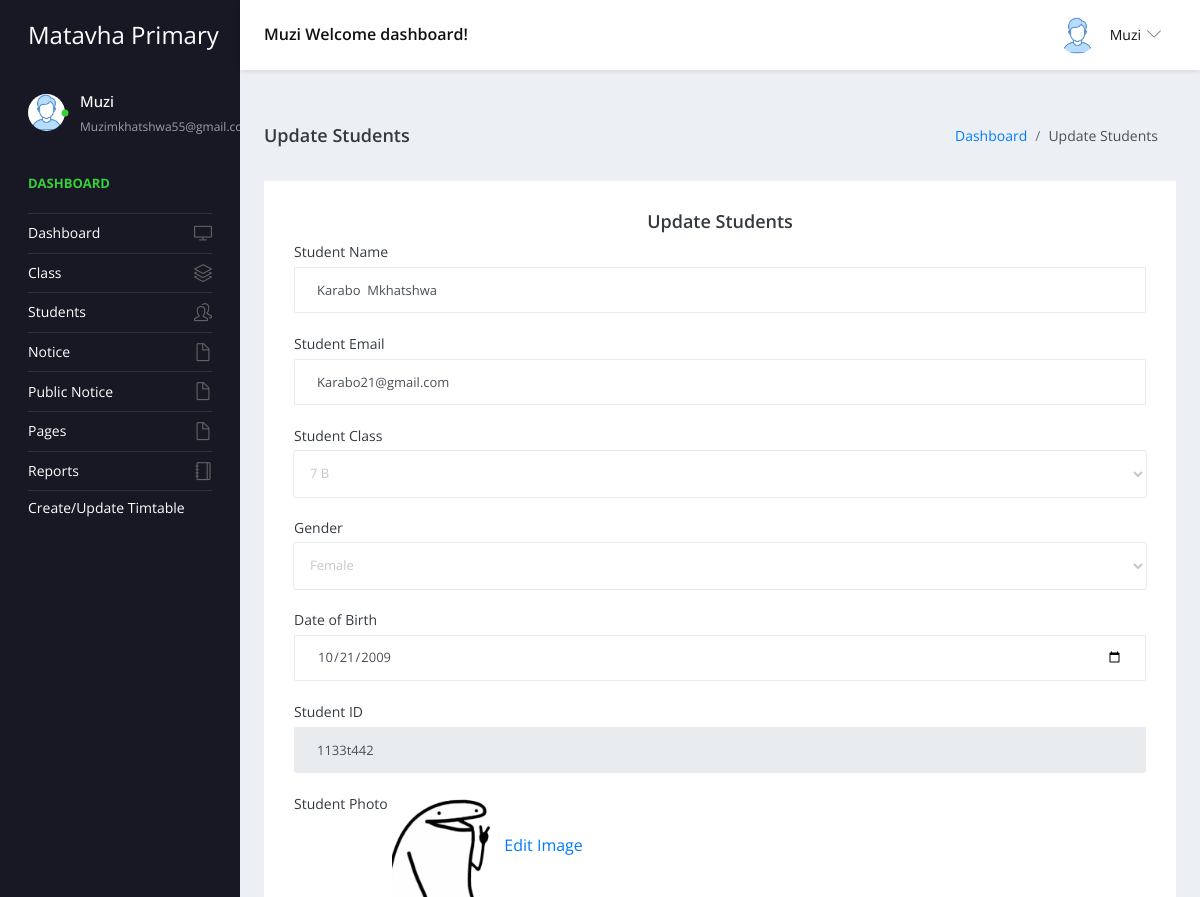
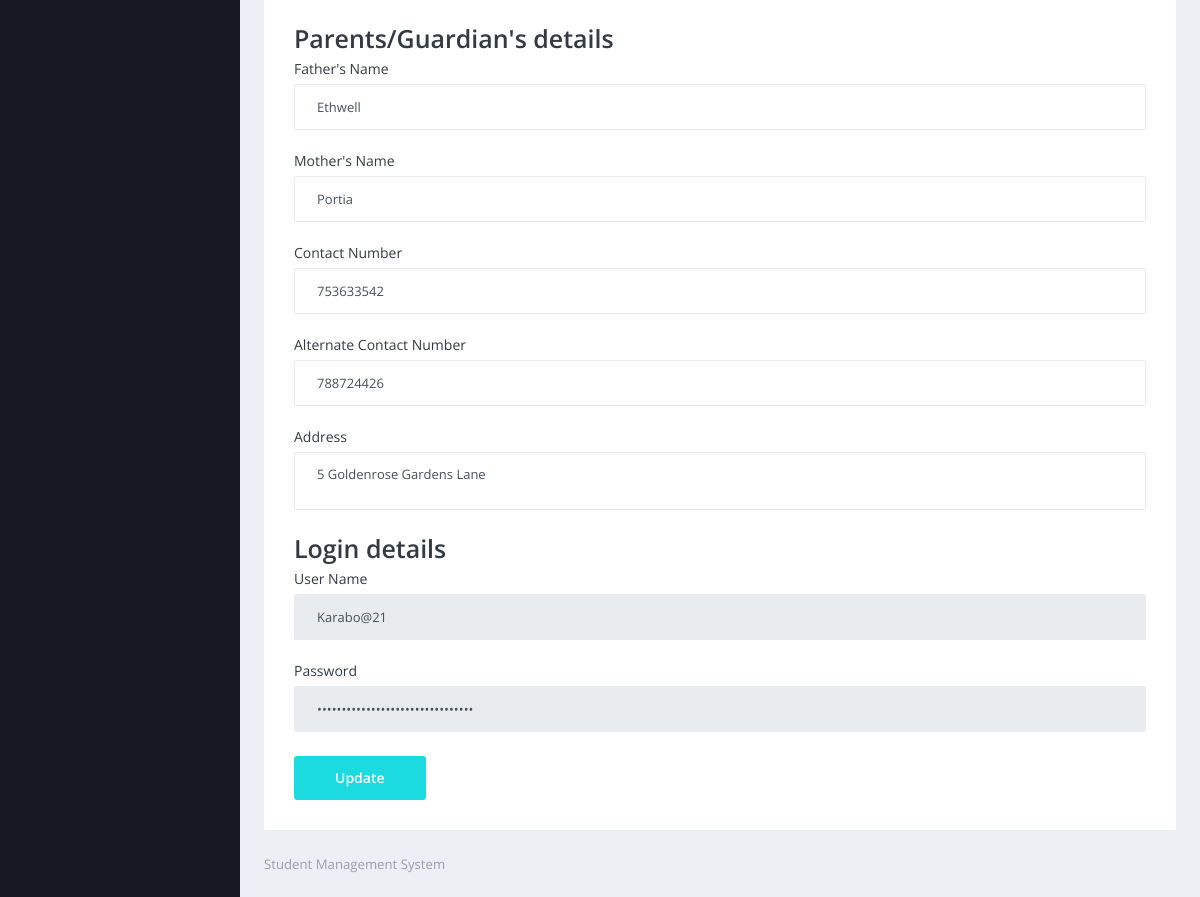
Page /studentms/admin/edit-student-detail.php?editid=7 (signed in) on the committed database (2 pictures, top to bottom).
### tables this page shows
CREATE TABLE IF NOT EXISTS `tblstudent` (
  `ID` int NOT NULL AUTO_INCREMENT,
  `StudentName` varchar(200) DEFAULT NULL,
  `StudentEmail` varchar(200) DEFAULT NULL,
  `StudentClass` varchar(100) DEFAULT NULL,
  `Gender` varchar(50) DEFAULT NULL,
  `DOB` date DEFAULT NULL,
  `StuID` varchar(200) DEFAULT NULL,
  `FatherName` mediumtext,
  `MotherName` mediumtext,
  `ContactNumber` bigint DEFAULT NULL,
  `AltenateNumber` bigint DEFAULT NULL,
  `Address` mediumtext,
  `UserName` varchar(200) DEFAULT NULL,
  `Password` varchar(200) DEFAULT NULL,
  `Image` varchar(200) DEFAULT NULL,
  `DateofAdmission` timestamp NULL DEFAULT CURRENT_TIMESTAMP,
  PRIMARY KEY (`ID`)
);

CREATE TABLE IF NOT EXISTS `tblclass` (
  `ID` int NOT NULL AUTO_INCREMENT,
  `ClassName` varchar(50) DEFAULT NULL,
  `Section` varchar(20) DEFAULT NULL,
  `CreationDate` timestamp NULL DEFAULT CURRENT_TIMESTAMP,
  PRIMARY KEY (`ID`)
);

### studentms/admin/edit-student-detail.php (the view, shortened to what this page needs)
<?php
include('includes/dbconnection.php');
if (strlen($_SESSION['sturecmsaid']==0)) {
  header('location:logout.php');
  } else{
  ?>
<!DOCTYPE html>
<html lang="en">
  <head>
    <link rel="stylesheet" href="vendors/simple-line-icons/css/simple-line-icons.css">
    <link rel="stylesheet" href="vendors/flag-icon-css/css/flag-icon.min.css">
    <link rel="stylesheet" href="vendors/css/vendor.bundle.base.css">
    <link rel="stylesheet" href="vendors/select2/select2.min.css">
    <link rel="stylesheet" href="vendors/select2-bootstrap-theme/select2-bootstrap.min.css">
    <link rel="stylesheet" href="css/style.css" />
  </head>
  <body>
    <div class="container-scroller">
     <?php include_once('includes/header.php');?>
      <div class="container-fluid page-body-wrapper">
      <?php include_once('includes/sidebar.php');?>
        <div class="main-panel">
          <div class="content-wrapper">
            <div class="page-header">
              <h3 class="page-title"> Update Students </h3>
              <nav aria-label="breadcrumb">
                <ol class="breadcrumb">
                  <li class="breadcrumb-item"><a href="dashboard.php">Dashboard</a></li>
                  <li class="breadcrumb-item active" aria-current="page"> Update Students</li>
                </ol>
              </nav>
            </div>
            <div class="row">
              <div class="col-12 grid-margin stretch-card">
                <div class="card">
                  <div class="card-body">
                    <h4 class="card-title" style="text-align: center;">Update Students</h4>
                    <form class="forms-sample" method="post" enctype="multipart/form-data">
                      <?php
$eid=$_GET['editid'];
$sql="SELECT tblstudent.StudentName,tblstudent.StudentEmail,tblstudent.StudentClass,tblstudent.Gender,tblstudent.DOB,tblstudent.StuID,tblstudent.FatherName,tblstudent.MotherName,tblstudent.ContactNumber,tblstudent.AltenateNumber,tblstudent.Address,tblstudent.UserName,tblstudent.Password,tblstudent.Image,tblstudent.DateofAdmission,tblclass.ClassName,tblclass.Section from tblstudent join tblclass on tblclass.ID=tblstudent.StudentClass where tblstudent.ID=:eid";
$query = $dbh -> prepare($sql);
$query->bindParam(':eid',$eid,PDO::PARAM_STR);
$query->execute();
$results=$query->fetchAll(PDO::FETCH_OBJ);
$cnt=1;
if($query->rowCount() > 0)
{
foreach($results as $row)
{               ?>
                      <div class="form-group">
                        <label for="exampleInputName1">Student Name</label>
                        <input type="text" name="stuname" value="<?php  echo htmlentities($row->StudentName);?>" class="form-control" required='true'>
                      </div>
                      <div class="form-group">
                        <label for="exampleInputName1">Student Email</label>
                        <input type="text" name="stuemail" value="<?php  echo htmlentities($row->StudentEmail);?>" class="form-control" required='true'>
                      </div>
                      <div class="form-group">
                        <label for="exampleInputEmail3">Student Class</label>
                        <select  name="stuclass" class="form-control" required='true'>
                          <option value="<?php  echo htmlentities($row->StudentClass);?>"><?php  echo htmlentities($row->ClassName);?> <?php  echo htmlentities($row->Section);?></option>
                        </select>
                      </div>
                      <div class="form-group">
                        <label for="exampleInputName1">Gender</label>
                        <select name="gender" value="" class="form-control" required='true'>
                          <option value="<?php  echo htmlentities($row->Gender);?>"><?php  echo htmlentities($row->Gender);?></option>
                        </select>
                      </div>
                      <div class="form-group">
                        <label for="exampleInputName1">Date of Birth</label>
                        <input type="date" name="dob" value="<?php  echo htmlentities($row->DOB);?>" class="form-control" required='true'>
                      </div>
                      <div class="form-group">
                        <label for="exampleInputName1">Student ID</label>
                        <input type="text" name="stuid" value="<?php  echo htmlentities($row->StuID);?>" class="form-control" readonly='true'>
                      </div>
                      <div class="form-group">
                        <label for="exampleInputName1">Student Photo</label>
                        <img src="images/<?php echo $row->Image;?>" width="100" height="100" value="<?php  echo $row->Image;?>"><a href="changeimage.php?editid=<?php echo $row->ID;?>"> &nbsp; Edit Image</a>
                      </div>
                      <h3>Parents/Guardian's details</h3>
                      <div class="form-group">
                        <label for="exampleInputName1">Father's Name</label>
                        <input type="text" name="fname" value="<?php  echo htmlentities($row->FatherName);?>" class="form-control" required='true'>
                      </div>
                      <div class="form-group">
                        <label for="exampleInputName1">Mother's Name</label>
                        <input type="text" name="mname" value="<?php  echo htmlentities($row->MotherName);?>" class="form-control" required='true'>
                      </div>
                      <div class="form-group">
                        <label for="exampleInputName1">Contact Number</label>
                        <input type="text" name="connum" value="<?php  echo htmlentities($row->ContactNumber);?>" class="form-control" required='true' maxlength="10" pattern="[0-9]+">
                      </div>
                      <div class="form-group">
                        <label for="exampleInputName1">Alternate Contact Number</label>
                        <input type="text" name="altconnum" value="<?php  echo htmlentities($row->AltenateNumber);?>" class="form-control" required='true' maxlength="10" pattern="[0-9]+">
                      </div>
                      <div class="form-group">
                        <label for="exampleInputName1">Address</label>
                        <textarea name="address" class="form-control" required='true'><?php  echo htmlentities($row->Address);?></textarea>
                      </div>
<h3>Login details</h3>
<div class="form-group">
                        <label for="exampleInputName1">User Name</label>
                        <input type="text" name="uname" value="<?php  echo htmlentities($row->UserName);?>" class="form-control" readonly='true'>
                      </div>
                      <div class="form-group">
                        <label for="exampleInputName1">Password</label>
                        <input type="Password" name="password" value="<?php  echo htmlentities($row->Password);?>" class="form-control" readonly='true'>
                      </div><?php $cnt=$cnt+1;}} ?>
                      <button type="submit" class="btn btn-primary mr-2" name="submit">Update</button>
                    </form>
                  </div>
                </div>
              </div>
            </div>
          </div>
         <?php include_once('includes/footer.php');?>
        </div>
      </div>
    </div>
  </body>
</html><?php }  ?>

### studentms/admin/includes/header.php (shortened to what this page needs)
 <nav class="navbar default-layout-navbar col-lg-12 col-12 p-0 fixed-top d-flex flex-row">
        <div class="navbar-brand-wrapper d-flex align-items-center">
          <a class="navbar-brand brand-logo" href="dashboard.php">
            <strong style="color: white;">Matavha Primary </strong>
          </a>
        </div><?php
         $aid= $_SESSION['sturecmsaid'];
$sql="SELECT * from tbladmin where ID=:aid";
$query = $dbh -> prepare($sql);
$query->bindParam(':aid',$aid,PDO::PARAM_STR);
$query->execute();
$results=$query->fetchAll(PDO::FETCH_OBJ);
$cnt=1;
if($query->rowCount() > 0)
{
foreach($results as $row)
{               ?>
        <div class="navbar-menu-wrapper d-flex align-items-center flex-grow-1">
          <h5 class="mb-0 font-weight-medium d-none d-lg-flex"><?php  echo htmlentities($row->AdminName);?> Welcome dashboard!</h5>
          <ul class="navbar-nav navbar-nav-right ml-auto">
            <li class="nav-item dropdown d-none d-xl-inline-flex user-dropdown">
              <a class="nav-link dropdown-toggle" id="UserDropdown" href="#" data-toggle="dropdown" aria-expanded="false">
                <img class="img-xs rounded-circle ml-2" src="images/faces/face8.jpg" alt="Profile image"> <span class="font-weight-normal"> <?php  echo htmlentities($row->AdminName);?> </span></a>
                <?php $cnt=$cnt+1;}} ?>
            </li>
          </ul>
        </div>
      </nav>

### studentms/admin/includes/sidebar.php (shortened to what this page needs)
<nav class="sidebar sidebar-offcanvas" id="sidebar">
          <ul class="nav">
            <li class="nav-item nav-profile">
              <a href="#" class="nav-link">
                <div class="profile-image">
                  <img class="img-xs rounded-circle" src="images/faces/face8.jpg" alt="profile image">
                  <div class="dot-indicator bg-success"></div>
                </div>
                <div class="text-wrapper">
                  <?php
         $aid= $_SESSION['sturecmsaid'];
$sql="SELECT * from tbladmin where ID=:aid";
$query = $dbh -> prepare($sql);
$query->bindParam(':aid',$aid,PDO::PARAM_STR);
$query->execute();
$results=$query->fetchAll(PDO::FETCH_OBJ);
$cnt=1;
if($query->rowCount() > 0)
{
foreach($results as $row)
{               ?>
                  <p class="profile-name"><?php  echo htmlentities($row->AdminName);?></p>
                  <p class="designation"><?php  echo htmlentities($row->Email);?></p><?php $cnt=$cnt+1;}} ?>
                </div>
              </a>
            </li>
            <li class="nav-item nav-category">
              <span class="nav-link">Dashboard</span>
            </li>
            <li class="nav-item">
              <a class="nav-link" href="dashboard.php">
                <span class="menu-title">Dashboard</span>
                <i class="icon-screen-desktop menu-icon"></i>
              </a>
            </li>
            <li class="nav-item">
              <a class="nav-link" data-toggle="collapse" href="#ui-basic" aria-expanded="false" aria-controls="ui-basic">
                <span class="menu-title">Class</span>
                <i class="icon-layers menu-icon"></i>
              </a>
            </li>
            <li class="nav-item">
              <a class="nav-link" data-toggle="collapse" href="#ui-basic1" aria-expanded="false" aria-controls="ui-basic1">
                <span class="menu-title">Students</span>
                <i class="icon-people menu-icon"></i>
              </a>
            </li>
            <li class="nav-item">
              <a class="nav-link" data-toggle="collapse" href="#auth" aria-expanded="false" aria-controls="auth">
                <span class="menu-title">Notice</span>
                <i class="icon-doc menu-icon"></i>
              </a>
            </li>
            <li class="nav-item">
              <a class="nav-link" data-toggle="collapse" href="#auth1" aria-expanded="false" aria-controls="auth">
                <span class="menu-title">Public Notice</span>
                <i class="icon-doc menu-icon"></i>
              </a>
              <li class="nav-item">
              <a class="nav-link" data-toggle="collapse" href="#auth2" aria-expanded="false" aria-controls="auth">
                <span class="menu-title">Pages</span>
                <i class="icon-doc menu-icon"></i>
              </a>
            </li>
              <li class="nav-item">
              <a class="nav-link" href="between-dates-reports.php">
                <span class="menu-title">Reports</span>
                <i class="icon-notebook menu-icon"></i>
              </a>
            </li>
            <li class="nav-item">
              <a class="nav-link" href="create.php">
                <span class="menu-title">Create/Update Timtable </span>
              </a>
            </li>
            </li>
          </ul>
        </nav>

### rows in the picture
tblstudent: stuname "Karabo Mkhatshwa", stuemail "Karabo21@gmail.com", stuclass "7 B", gender "Female", dob "10/21/2009", stuid "1133t442", Image (picture), fname "Ethwell", mname "Portia", connum "753633542", altconnum "788724426", address "5 Goldenrose Gardens Lane", uname "Karabo@21"

### other values in the picture
$row->AdminName "Muzi"
